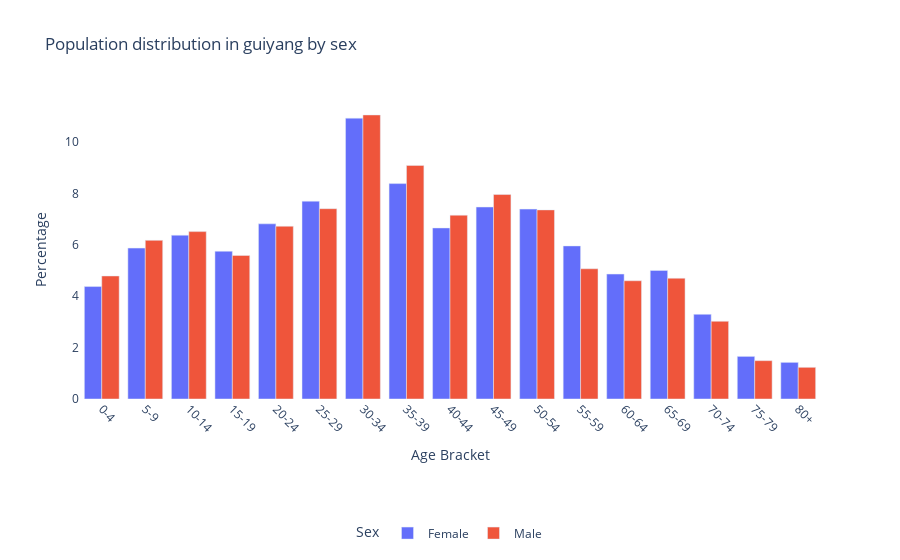

Source (notebook cell):
### Markdown cell above
## Population distribution by age and sex

### Code cell
city = city_inputs['city_name'].replace(' ', '_').lower()
country = city_inputs['country_name'].replace(' ', '_').lower()
age_stats()

### Figure 1 — Plotly figure (JSON) as saved in the notebook; plotly's stock layout.template omitted (floating-point values rounded to 4 significant figures)
{"data": [{"alignmentgroup": "True", "hovertemplate": "Sex=f<br>Age Bracket=%{x}<br>Percentage=%{y}<extra></extra>", "legendgroup": "f", "marker": {"color": "#636efa", "pattern": {"shape": ""}}, "name": "Female", "offsetgroup": "f", "orientation": "v", "showlegend": true, "textposition": "auto", "type": "bar", "x": ["0-4", "5-9", "10-14", "15-19", "20-24", "25-29", "30-34", "35-39", "40-44", "45-49", "50-54", "55-59", "60-64", "65-69", "70-74", "75-79", "80+"], "xaxis": "x", "y": [4.38, 5.877, 6.38, 5.755, 6.822, 7.705, 10.94, 8.39, 6.662, 7.477, 7.395, 5.962, 4.865, 5.008, 3.298, 1.659, 1.427], "yaxis": "y"}, {"alignmentgroup": "True", "hovertemplate": "Sex=m<br>Age Bracket=%{x}<br>Percentage=%{y}<extra></extra>", "legendgroup": "m", "marker": {"color": "#EF553B", "pattern": {"shape": ""}}, "name": "Male", "offsetgroup": "m", "orientation": "v", "showlegend": true, "textposition": "auto", "type": "bar", "x": ["0-4", "5-9", "10-14", "15-19", "20-24", "25-29", "30-34", "35-39", "40-44", "45-49", "50-54", "55-59", "60-64", "65-69", "70-74", "75-79", "80+"], "xaxis": "x", "y": [4.791, 6.179, 6.519, 5.59, 6.729, 7.412, 11.06, 9.098, 7.159, 7.964, 7.365, 5.071, 4.605, 4.704, 3.026, 1.493, 1.234], "yaxis": "y"}], "layout": {"autosize": true, "barmode": "group", "legend": {"orientation": "h", "title": {"text": "Sex"}, "tracegroupgap": 0, "x": 0.5, "xanchor": "center", "y": -0.4, "yanchor": "top"}, "plot_bgcolor": "white", "title": {"text": "Population distribution in guiyang by sex"}, "xaxis": {"anchor": "y", "domain": [0, 1], "tickangle": 45, "title": {"text": "Age Bracket"}}, "yaxis": {"anchor": "x", "domain": [0, 1], "title": {"text": "Percentage"}}}}
